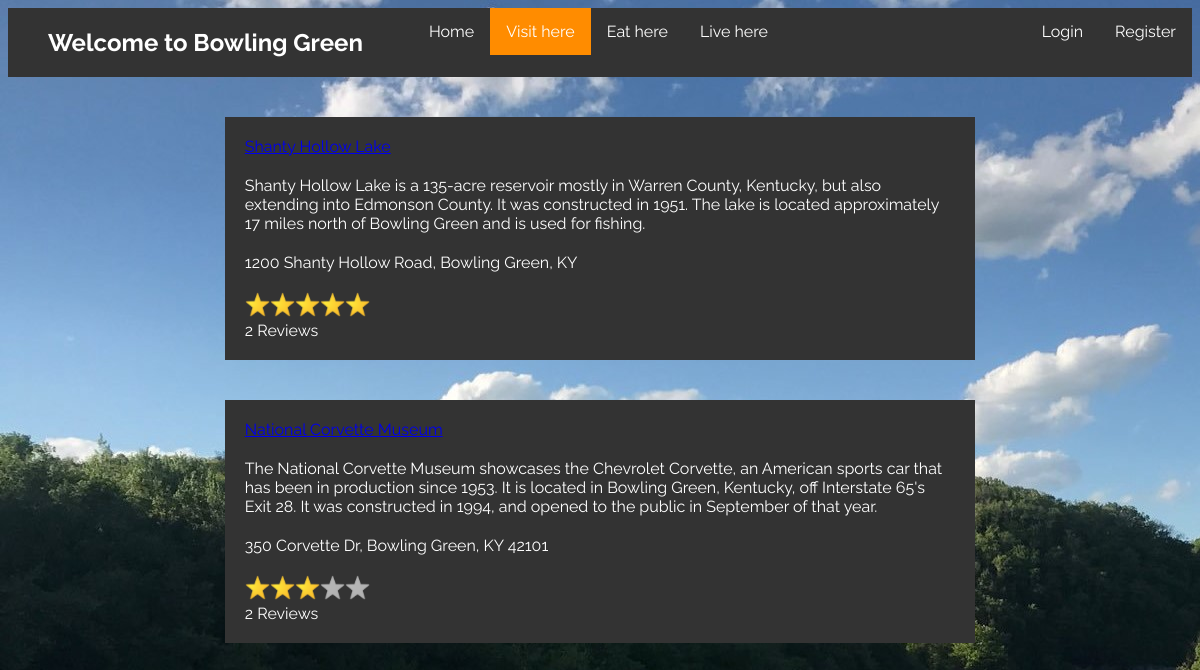
Screenshot of /visit.php with the database file from the repository.
### tables this page shows
CREATE TABLE `service` (
  `Name` varchar(50) NOT NULL,
  `IDno` int(4) NOT NULL,
  `Description` varchar(10000) DEFAULT NULL,
  `Address` varchar(200) DEFAULT NULL,
  `Type` varchar(10) DEFAULT NULL
);

### php/QueryDatabase.php (the view, shortened to what this page needs)
<?php
function queryServiceData($type) {
  $host = "localhost";
  $dbusername = "root";
  $dbpassword = "";
  $database = "bowling_green_services";
  try{
    $connect = new PDO("mysql:host=$host; dbname=$database", $dbusername, $dbpassword);
    $connect->setAttribute(PDO::ATTR_ERRMODE, PDO::ERRMODE_EXCEPTION);
    $query = "SELECT Name, Description, Address, AVG(Stars), COUNT(ServiceID), IDno FROM service LEFT JOIN rating ON IDno = ServiceID WHERE Type = :type GROUP BY IDno";
    $statement = $connect->prepare($query);
    $statement->bindValue(':type', $type);
    $result = $statement->execute();
    $statement->bindColumn(1, $name);
    $statement->bindColumn(2, $description);
    $statement->bindColumn(3, $address);
    $statement->bindColumn(4, $rating);
    $statement->bindColumn(5, $numOfRatings);
    $statement->bindColumn(6, $serviceID);
    while($row = $statement->fetch(PDO::FETCH_BOUND)) {
      $services = new stdClass();
      $services->name = $name;
      $services->description = $description;
      $services->address = $address;
      $services->rating = $rating;
      $services->numOfRatings = $numOfRatings;
      $services->serviceID = $serviceID;
      $serviceArray[] = $services;
    }
    return $serviceArray;
  }
  catch(PDOException $error) {
       echo $error;
       return null;
  }
}
function generateView($serviceArray) {
  $viewStr = "";
  foreach ($serviceArray as $service) {
    $name = $service->name;
    $description = $service->description;
    $address = $service->address;
    $rating = $service->rating;
    $serviceID = $service->serviceID;
    $numOfRatings = $service->numOfRatings;
    $viewStr = $viewStr . "<div class='service'>";
    $viewStr = $viewStr . "<div class='rating_title'><a href= 'rating.php?id=$serviceID'>$name</a></div>";
    $viewStr = $viewStr . "<div class= 'description'>$description</div>";
    $viewStr = $viewStr . "<div class= 'address'>$address</div>";
    $viewStr = $viewStr . "<div class= 'rating'>";
    for($i = 0; $i < 5; $i++) {
      if($i < $rating) {
        $viewStr = $viewStr . "<img class='rating_star' src='images/star-icon.png'>";
      }
      else {
        $viewStr = $viewStr . "<img class='rating_star' src='images/gray-star.png'>";
      }
    }
    $viewStr = $viewStr . "</div>";
    $viewStr = $viewStr . "<div class='rating_num'>$numOfRatings Reviews</div>";
    $viewStr = $viewStr . "</div>";
  }
  return $viewStr;
}
?>

### cssFiles/serviceStyle.css (style rules this page uses)
* { font-family: "Raleway"; }
body { background-image: url("../images/explore_kentucky.jpg"); }
.description { padding-bottom: 20px; }
.service { margin: 0 auto; background-color:#333; width: 60%; margin-top: 40px; padding: 20px; text-align: left; color: white; }
.rating_star { width: 25px; height: 25px; }
.rating_title { padding-bottom: 20px; }
.address { padding-bottom: 20px; }

### rows the page displays
service: Name "Shanty Hollow Lake", Description "Shanty Hollow Lake is a 135-acre reservoir mostly in Warren County, Kentucky, but also extending into Edmonson County. It was constructed in 1951. The lake is located approximately 17 miles north of Bowling Green and is used for fishing.", Address "1200 Shanty Hollow Road, Bowling Green, KY"
service: Name "National Corvette Museum", Description "The National Corvette Museum showcases the Chevrolet Corvette, an American sports car that has been in production since 1953. It is located in Bowling Green, Kentucky, off Interstate 65's Exit 28. It was constructed in 1994, and opened to the public in September of that year.", Address "350 Corvette Dr, Bowling Green, KY 42101"

### other values shown
$numOfRatings "2 2"
